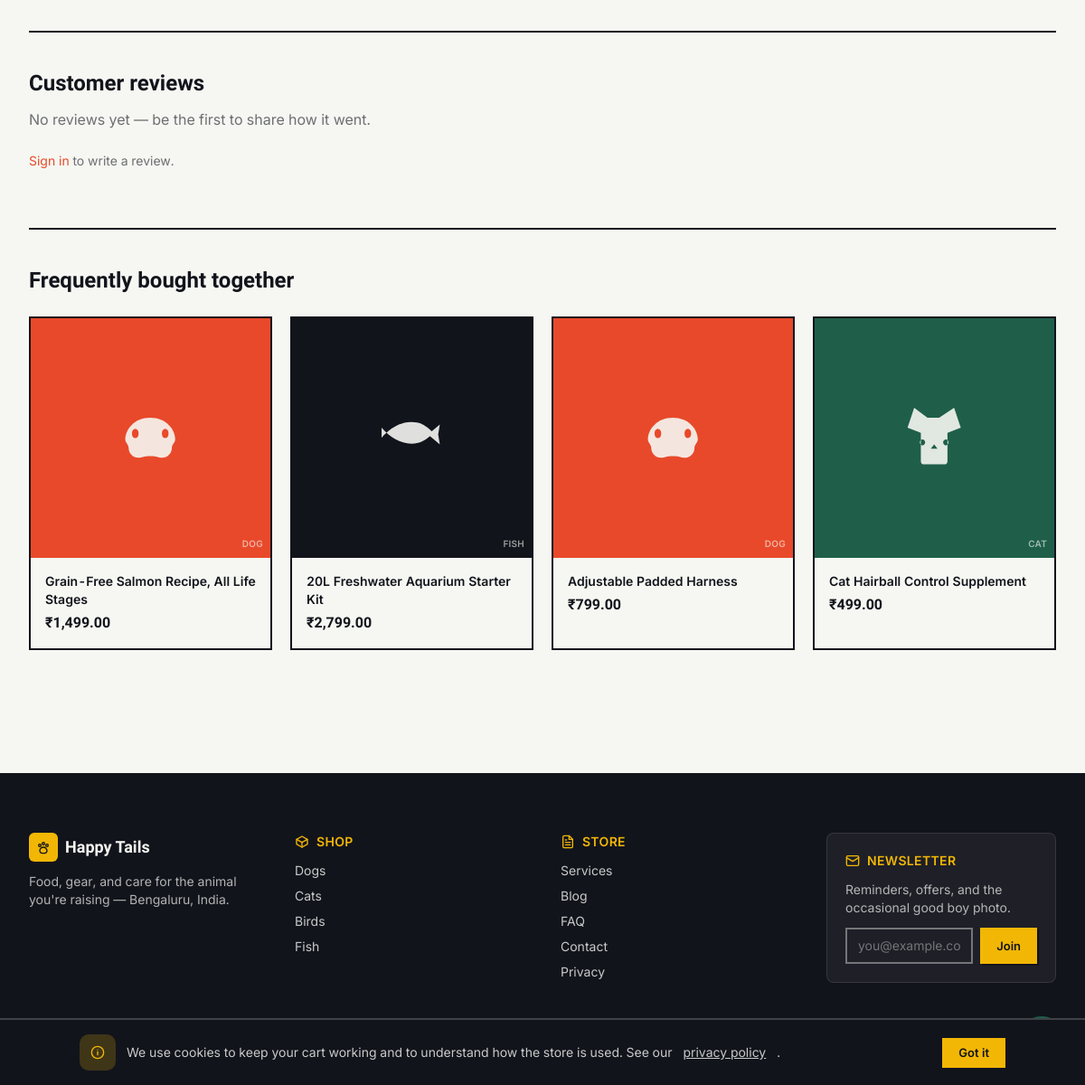
Before: /shop/rope-tug-toy-triple-braided (lower part) with the older database file.
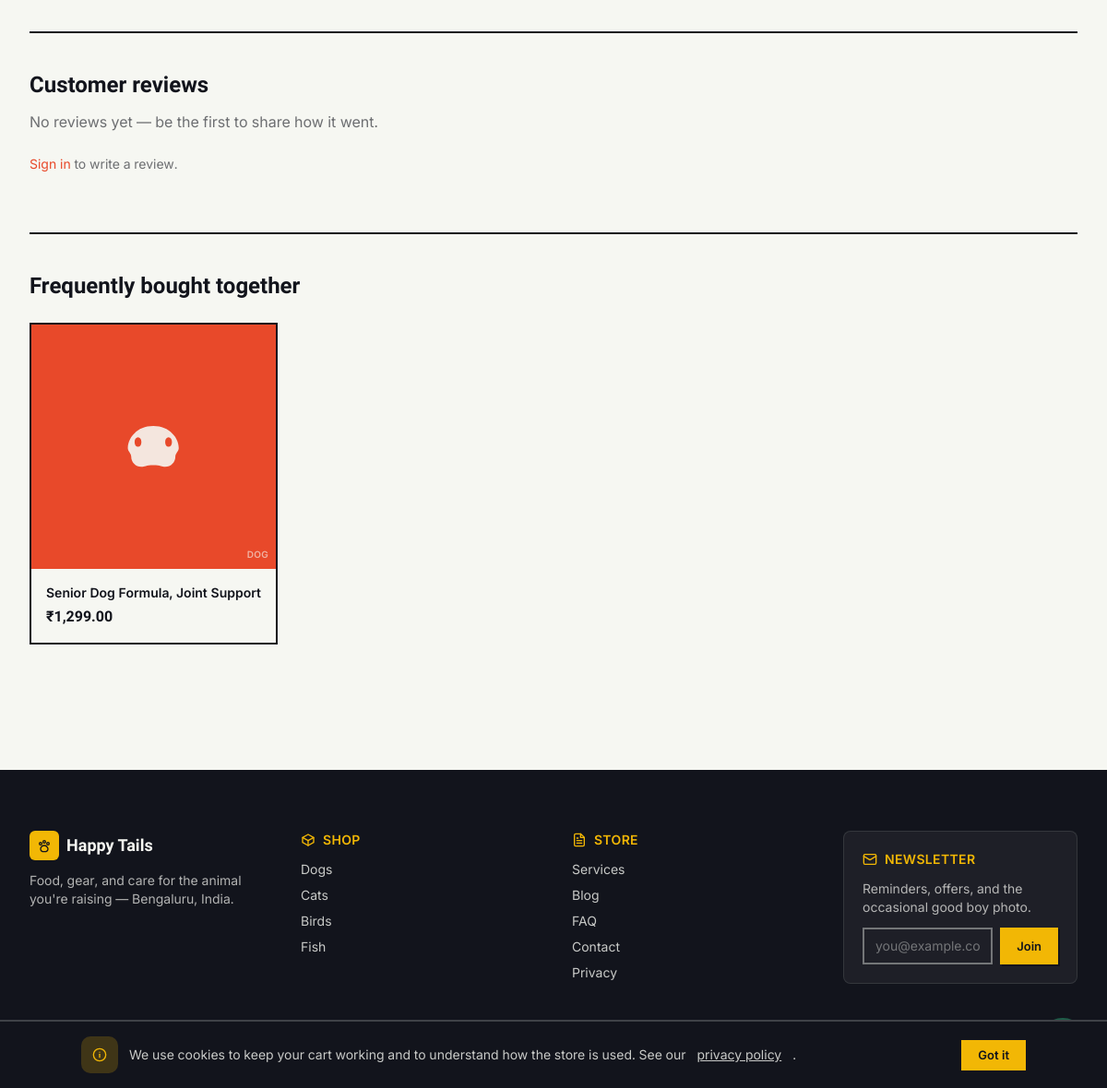
After: the same page with the newer database file.
### tables this page shows
CREATE TABLE products (
    id INTEGER PRIMARY KEY AUTOINCREMENT,
    category_id INT NOT NULL,
    brand_id INT NULL,
    name VARCHAR(200) NOT NULL,
    slug VARCHAR(220) NOT NULL,
    short_description VARCHAR(300) NULL,
    description TEXT NULL,
    pet_type TEXT NOT NULL DEFAULT 'other' CHECK (pet_type IN ('dog','cat','bird','fish','small_pet','other')),
    life_stage TEXT NOT NULL DEFAULT 'all' CHECK (life_stage IN ('puppy_kitten','adult','senior','all')),
    status TEXT NOT NULL DEFAULT 'active' CHECK (status IN ('draft','active','archived')),
    feeding_grams_per_day INT NULL,
    avg_rating DECIMAL(3,2) NOT NULL DEFAULT 0.00,
    review_count INT NOT NULL DEFAULT 0,
    is_featured INTEGER NOT NULL DEFAULT 0,
    meta_title VARCHAR(200) NULL,
    meta_description VARCHAR(300) NULL,
    created_at DATETIME NOT NULL,
    updated_at DATETIME NOT NULL,
    deleted_at DATETIME NULL,
    CONSTRAINT products_category_fk FOREIGN KEY (category_id) REFERENCES categories(id),
    CONSTRAINT products_brand_fk FOREIGN KEY (brand_id) REFERENCES brands(id) ON DELETE SET NULL
    );

### app/Views/site/catalogue/show.php (the view, shortened to what the changed rows need)
<?php
$variantsJson = json_encode(array_map(static function (array $v) use ($product) {
    $days = null;
    if (!empty($v['weight_grams']) && !empty($product['feeding_grams_per_day'])) {
        $days = (int) round((int) $v['weight_grams'] / (int) $product['feeding_grams_per_day']);
    }
    return [
        'id' => (int) $v['id'],
        'label' => $v['label'],
        'price' => money((int) $v['price_paise']),
        'compareAt' => $v['compare_at_price_paise'] ? money((int) $v['compare_at_price_paise']) : null,
        'stock' => (int) $v['stock_quantity'],
        'lowStock' => \App\Models\ProductVariant::isLowStock($v),
        'days' => $days,
    ];
}, $variants), JSON_UNESCAPED_UNICODE | JSON_UNESCAPED_SLASHES);
$defaultVariant = $variants[0] ?? null;
?>
<section class="mx-auto max-w-7xl px-4 sm:px-6 lg:px-8 py-10"
         x-data='{
            variants: <?= $variantsJson ?>,
            selected: <?= $defaultVariant ? (int) $defaultVariant['id'] : 'null' ?>,
            get variant() { return this.variants.find(v => v.id === this.selected) },
            zoom: false,
         }'>
      <?php if ($images === []): ?>
          <?php \App\Core\View::include('components/product-image', ['product' => $product, 'class' => 'aspect-square transition-transform duration-150 ' . '']); ?>
      <?php endif; ?>
        <span aria-hidden="true" class="flex items-center gap-0.5 text-tennis"><?= icon('star', 'h-4 w-4') ?></span>
  <div class="mt-16 border-t-2 border-ink pt-10">
    <h2 class="font-display text-2xl font-bold">Customer reviews</h2>
    <?php if ($reviews === []): ?>
      <p class="mt-3 text-ink/60">No reviews yet — be the first to share how it went.</p>
    <?php endif; ?>
    <?php if (auth()->check()): ?>
      <details class="mt-8">
        <summary class="cursor-pointer text-sm font-semibold text-leash">Write a review</summary>
        <form method="POST" action="/reviews" class="mt-4 max-w-lg space-y-4 card-tag p-5">
          <?= csrf_field() ?>
          <input type="hidden" name="product_id" value="<?= (int) $product['id'] ?>">
          <div>
            <label for="review_rating" class="block text-sm font-semibold mb-1">Rating</label>
            <select id="review_rating" name="rating" required class="border-2 border-ink px-3 py-2">
              <option value="">Choose a rating</option>
              <?php for ($r = 5; $r >= 1; $r--): ?>
                <option value="<?= $r ?>"><?= str_repeat('★', $r) ?> (<?= $r ?>/5)</option>
              <?php endfor; ?>
            </select>
          </div>
          <div>
            <label for="review_title" class="block text-sm font-semibold mb-1">Title <span class="font-normal text-ink/50">(optional)</span></label>
            <input id="review_title" type="text" name="title" class="w-full border-2 border-ink px-3 py-2">
          </div>
          <div>
            <label for="review_body" class="block text-sm font-semibold mb-1">Your review <span class="font-normal text-ink/50">(optional)</span></label>
            <textarea id="review_body" name="body" rows="3" class="w-full border-2 border-ink px-3 py-2"></textarea>
          </div>
          <button type="submit" class="btn btn-primary">Submit review</button>
        </form>
      </details>
    <?php else: ?>
      <p class="mt-6 text-sm text-ink/60"><a href="/account/login" class="text-leash hover:underline">Sign in</a> to write a review.</p>
    <?php endif; ?>
  </div>
  <?php if ($related !== []): ?>
    <div class="mt-16 border-t-2 border-ink pt-10">
      <h2 class="font-display text-2xl font-bold"><?= $relatedIsCoPurchase ? 'Frequently bought together' : 'You might also like' ?></h2>
      <div class="mt-6 grid sm:grid-cols-2 lg:grid-cols-4 gap-5">
        <?php foreach ($related as $rp): ?>
          <a href="/shop/<?= e($rp['slug']) ?>" class="card-tag card-tag--pop group">
            <div class="p-4">
              <h3 class="font-semibold text-sm group-hover:text-leash"><?= e($rp['name']) ?></h3>
              <p class="mt-1 font-display font-bold"><?= $rp['min_price_paise'] ? money((int) $rp['min_price_paise']) : '' ?></p>
            </div>
          </a>
        <?php endforeach; ?>
      </div>
    </div>
  <?php endif; ?>
</section>

### app/Core/Router.php (shortened to what the changed rows need)
<?php
final class Router
{
    private array $routes = [
        'GET' => [], 'POST' => [], 'PUT' => [], 'PATCH' => [], 'DELETE' => [],
    ];
    private string $groupPrefix = '';
    private array $groupMiddleware = [];
    public function group(array $attrs, callable $callback): void
    {
        $previousPrefix = $this->groupPrefix;
        $previousMiddleware = $this->groupMiddleware;
        $this->groupPrefix = $previousPrefix . ($attrs['prefix'] ?? '');
        $this->groupMiddleware = [...$previousMiddleware, ...($attrs['middleware'] ?? [])];
        $this->groupPrefix = $previousPrefix;
        $this->groupMiddleware = $previousMiddleware;
    }
    private function add(string $method, string $uri, mixed $handler, array $middleware): void
    {
        $uri = $this->groupPrefix . $uri;
        $uri = '/' . trim($uri, '/');
        $paramNames = [];
        $pattern = preg_replace_callback('#\{([a-zA-Z_][a-zA-Z0-9_]*)\}#', static function (array $m) use (&$paramNames) {
            $paramNames[] = $m[1];
            return '([^/]+)';
        }, $uri);
        $this->routes[$method][] = [
            'uri' => $uri,
            'pattern' => '#^' . $pattern . '$#',
            'handler' => $handler,
            'middleware' => [...$this->groupMiddleware, ...$middleware],
            'params' => $paramNames,
        ];
    }
    public function dispatch(Request $request): void
    {
        $method = $request->method();
        $path = $request->path();
        foreach ($this->routes[$method] ?? [] as $route) {
            if (preg_match($route['pattern'], $path, $matches)) {
                array_shift($matches);
                $params = array_combine($route['params'], $matches);
                $pipeline = array_reduce(
                    array_reverse($route['middleware']),
                    fn (callable $next, string $spec) => fn () => $this->resolveMiddleware($spec)->handle($request, $next),
                    fn () => $this->callHandler($route['handler'], $request, $params),
                );
                $pipeline();
                return;
            }
        }
    }
    private function resolveMiddleware(string $spec): object
    {
        $args = [];
        return new $class(...$args);
    }
    private function callHandler(mixed $handler, Request $request, array $params): mixed
    {
        if (is_array($handler)) {
            [$class, $method] = $handler;
            $controller = new $class();
            return $controller->{$method}($request, ...array_values($params));
        }
        throw new \RuntimeException('Invalid route handler');
    }
}

### app/Views/components/product-image.php
<?php
$class ??= 'aspect-square';
$palette = [
    'dog' => ['bg' => 'bg-leash', 'text' => 'text-paper'],
    'cat' => ['bg' => 'bg-fern', 'text' => 'text-paper'],
    'bird' => ['bg' => 'bg-tennis', 'text' => 'text-ink'],
    'fish' => ['bg' => 'bg-ink', 'text' => 'text-paper'],
    'small_pet' => ['bg' => 'bg-mist', 'text' => 'text-ink'],
    'other' => ['bg' => 'bg-mist', 'text' => 'text-ink'],
];
$tone = $palette[$product['pet_type']] ?? $palette['other'];
$icons = [
    'dog' => 'M4.5 12.5c0-3 2.7-6.5 7.5-6.5s7.5 3.5 7.5 6.5c0 1-1 1.5-1 2.5 0 1.7-1.3 3-3 3-1 0-1.3-.5-3.5-.5s-2.5.5-3.5.5c-1.7 0-3-1.3-3-3 0-1-1-1.5-1-2.5Zm3-3.2c-.6 0-1 .6-1 1.4s.4 1.4 1 1.4 1-.6 1-1.4-.4-1.4-1-1.4Zm9 0c-.6 0-1 .6-1 1.4s.4 1.4 1 1.4 1-.6 1-1.4-.4-1.4-1-1.4Z',
    'cat' => 'M6 3 4 9l4 1.5V19a1 1 0 0 0 1 1h6a1 1 0 0 0 1-1v-8.5L20 9l-2-6-4.5 3h-3.5L6 3Zm2.5 9.5c.4 0 .8.4.8.9s-.4.9-.8.9-.8-.4-.8-.9.4-.9.8-.9Zm7 0c.4 0 .8.4.8.9s-.4.9-.8.9-.8-.4-.8-.9.4-.9.8-.9ZM12 14l1 1.3H11L12 14Z',
    'bird' => 'M4 13c0-4 3.5-7.5 8-7.5.6-1 1.7-1.7 3-1.7 0 1-.4 1.8-1 2.4 2.3 1.1 3.8 3.4 3.8 6 0 .5-.4.8-.8.8-.5 0-1.3-.3-1.7-.6L14 14l-2.5 1.3L9 14l-1.5 2H6l1-2.3C5 13.2 4 13 4 13Zm3.5 6c1-.3 2-1 2.7-2 .6.5 1.4.8 2.3.8 2.8 0 5-2 5.8-4.6.6.4 1.2 1 1.2 1.8 0 2.8-3.5 6-8 6-1.6 0-3-.4-4-.7Z',
    'fish' => 'M3 12c3-3.5 7-5.5 11-4.5 2 .5 3.5 2 4.5 3-1 1-2.5 2.5-4.5 3-4 1-8-1-11-4.5Zm14.5-1.5 3-2.5-.5 3 .5 3-3-2.5ZM8 11c.4 0 .8.4.8.9s-.4.9-.8.9-.8-.4-.8-.9.4-.9.8-.9Z',
    'small_pet' => 'M7 10c0-2.5 2-4.5 5-4.5s5 2 5 4.5c0 1-1.5 1.5-1.5 3v2c0 2-1.5 3.5-3.5 3.5s-3.5-1.5-3.5-3.5v-2c0-1.5-1.5-2-1.5-3Zm2-2c-.4 0-.7.5-.7 1.2S8.6 10.4 9 10.4s.7-.5.7-1.2S9.4 8 9 8Zm6 0c-.4 0-.7.5-.7 1.2s.3 1.2.7 1.2.7-.5.7-1.2S15.4 8 15 8Z',
    'other' => 'M12 4 4 8v8l8 4 8-4V8L12 4Zm0 2.2 5.8 2.9L12 12l-5.8-2.9L12 6.2Z',
];
$icon = $icons[$product['pet_type']] ?? $icons['other'];
?>
<div class="<?= e($class) ?> <?= e($tone['bg']) ?> <?= e($tone['text']) ?> flex items-center justify-center relative overflow-hidden">
  <svg viewBox="0 0 24 24" fill="currentColor" class="w-1/3 h-1/3 opacity-90" aria-hidden="true"><path d="<?= $icon ?>"/></svg>
  <span class="absolute bottom-2 right-2 text-[10px] font-semibold uppercase tracking-wide opacity-60"><?= e($product['pet_type']) ?></span>
</div>

### app/Views/layouts/site.php (shortened to what the changed rows need)
<!doctype html>
<html lang="en">
<head>
<script src="https://cdn.tailwindcss.com"></script>
<link rel="stylesheet" href="/assets/css/app.css">
</head>
<body class="bg-paper text-ink font-sans antialiased">
<main id="main">
<?= \App\Core\View::section('content') ?>
</main>
<footer class="mt-24 border-t-2 border-ink bg-ink text-paper">
  <div class="mx-auto max-w-7xl px-4 sm:px-6 lg:px-8 py-16 grid grid-cols-1 md:grid-cols-4 gap-10">
    <div>
      <p class="flex items-center gap-2 font-display text-lg font-bold">
        <span class="icon-chip !bg-tennis !text-ink !w-8 !h-8 !rounded-md"><?= icon('paw', 'h-4 w-4') ?></span>
        Happy Tails
      </p>
      <p class="mt-3 text-sm text-paper/70">Food, gear, and care for the animal you're raising — Bengaluru, India.</p>
    </div>
    <div>
      <p class="flex items-center gap-2 text-sm font-semibold uppercase tracking-wide text-tennis"><?= icon('box', 'h-4 w-4') ?> Shop</p>
      <ul class="mt-3 space-y-2 text-sm text-paper/80">
        <li><a href="/shop?pet=dog" class="hover:text-paper">Dogs</a></li>
        <li><a href="/shop?pet=cat" class="hover:text-paper">Cats</a></li>
        <li><a href="/shop?pet=bird" class="hover:text-paper">Birds</a></li>
        <li><a href="/shop?pet=fish" class="hover:text-paper">Fish</a></li>
      </ul>
    </div>
    <div>
      <p class="flex items-center gap-2 text-sm font-semibold uppercase tracking-wide text-tennis"><?= icon('document', 'h-4 w-4') ?> Store</p>
      <ul class="mt-3 space-y-2 text-sm text-paper/80">
        <li><a href="/services" class="hover:text-paper">Services</a></li>
        <li><a href="/blog" class="hover:text-paper">Blog</a></li>
        <li><a href="/faq" class="hover:text-paper">FAQ</a></li>
        <li><a href="/contact" class="hover:text-paper">Contact</a></li>
        <li><a href="/legal/privacy" class="hover:text-paper">Privacy</a></li>
      </ul>
    </div>
    <div class="rounded-lg bg-paper/5 p-5 border border-paper/10">
      <p class="flex items-center gap-2 text-sm font-semibold uppercase tracking-wide text-tennis"><?= icon('mail', 'h-4 w-4') ?> Newsletter</p>
      <p class="mt-3 text-sm text-paper/70">Reminders, offers, and the occasional good boy photo.</p>
      <form method="POST" action="/newsletter/subscribe" class="mt-3 flex gap-2">
        <input id="newsletter-email" type="email" name="email" required placeholder="you@example.com"
               class="min-w-0 flex-1 border-2 border-paper/40 bg-transparent px-3 py-2 text-sm placeholder:text-paper/40 focus:border-paper outline-none">
        <button type="submit" class="btn btn-sm !border-tennis bg-tennis text-ink hover:bg-paper">Join</button>
      </form>
    </div>
  </div>
  <div class="border-t border-paper/20 py-4 text-center text-xs text-paper/60">
  </div>
</footer>
<a href="https://wa.me/910000000000" target="_blank" rel="noopener" aria-label="Chat on WhatsApp"
   class="pulse-ring fixed bottom-5 right-5 z-40 flex h-14 w-14 items-center justify-center rounded-full bg-fern text-paper shadow-lg hover:scale-110 transition-transform duration-150">
</a>
<div x-data="{ visible: !localStorage.getItem('petshop_cookie_consent') }" x-show="visible" x-cloak x-transition.origin.bottom
     class="fixed inset-x-0 bottom-0 z-50 bg-ink text-paper border-t-2 border-paper/20 px-4 py-4 sm:px-6">
  <div class="mx-auto max-w-5xl flex flex-col sm:flex-row items-center justify-between gap-3">
    <p class="flex items-center gap-3 text-sm text-paper/80">
      <span class="icon-chip !bg-tennis/20 !text-tennis shrink-0"><?= icon('info', 'h-4 w-4') ?></span>
      We use cookies to keep your cart working and to understand how the store is used. See our <a href="/legal/privacy" class="underline">privacy policy</a>.
    </p>
    <button type="button" @click="localStorage.setItem('petshop_cookie_consent','1'); visible = false"
            class="btn btn-sm shrink-0 !border-tennis bg-tennis text-ink hover:bg-paper">Got it</button>
  </div>
</div>
</body>
</html>

### app/Core/helpers.php (shortened to what the changed rows need)
<?php
function env(string $key, mixed $default = null): mixed
{
    $value = $_ENV[$key] ?? $_SERVER[$key] ?? getenv($key);
    if ($value === false || $value === null) {
        return $default;
    }
    return match (strtolower((string) $value)) {
        'true', '(true)' => true,
        'false', '(false)' => false,
        'null', '(null)' => null,
        'empty', '(empty)' => '',
        default => $value,
    };
}
function config(string $key, mixed $default = null): mixed
{
    static $config = null;
    if ($config === null) {
        $config = require dirname(__DIR__, 2) . '/config/config.php';
    }
    $segments = explode('.', $key);
    $value = $config;
    foreach ($segments as $segment) {
        $value = $value[$segment];
    }
    return $value;
}
function base_path(string $path = ''): string
{
    return dirname(__DIR__, 2) . ($path !== '' ? '/' . ltrim($path, '/') : '');
}
function storage_path(string $path = ''): string
{
    return base_path('storage' . ($path !== '' ? '/' . ltrim($path, '/') : ''));
}
function e(mixed $value): string
{
    return htmlspecialchars((string) $value, ENT_QUOTES | ENT_SUBSTITUTE, 'UTF-8');
}
function money(int $paise, ?string $symbol = null): string
{
    $symbol ??= (string) env('APP_CURRENCY_SYMBOL', '₹');
    return $symbol . number_format($paise / 100, 2);
}
function auth(): Auth
{
    return App::auth();
}
function icon(string $name, string $class = 'h-5 w-5'): string
{
    $inner = $icons[$name] ?? $icons['tag'];
    return sprintf(
        '<svg class="%s" viewBox="0 0 24 24" fill="none" stroke="currentColor" stroke-width="2" stroke-linecap="round" stroke-linejoin="round" aria-hidden="true">%s</svg>',
        e($class),
        $inner
    );
}

Changed rows visible on the page:
no longer on this page (row edited): products: pet_type "DOG", name "Grain-Free Salmon Recipe, All Life Stages", min_price_paise "₹1,499.00"
no longer on this page (row edited): products: pet_type "FISH", name "20L Freshwater Aquarium Starter Kit", min_price_paise "₹2,799.00"
no longer on this page (row edited): products: pet_type "DOG", name "Adjustable Padded Harness", min_price_paise "₹799.00"
no longer on this page (row edited): products: pet_type "CAT", name "Cat Hairball Control Supplement", min_price_paise "₹499.00"
now on this page (row edited): products: pet_type "DOG", name "Senior Dog Formula, Joint Support", min_price_paise "₹1,299.00"
